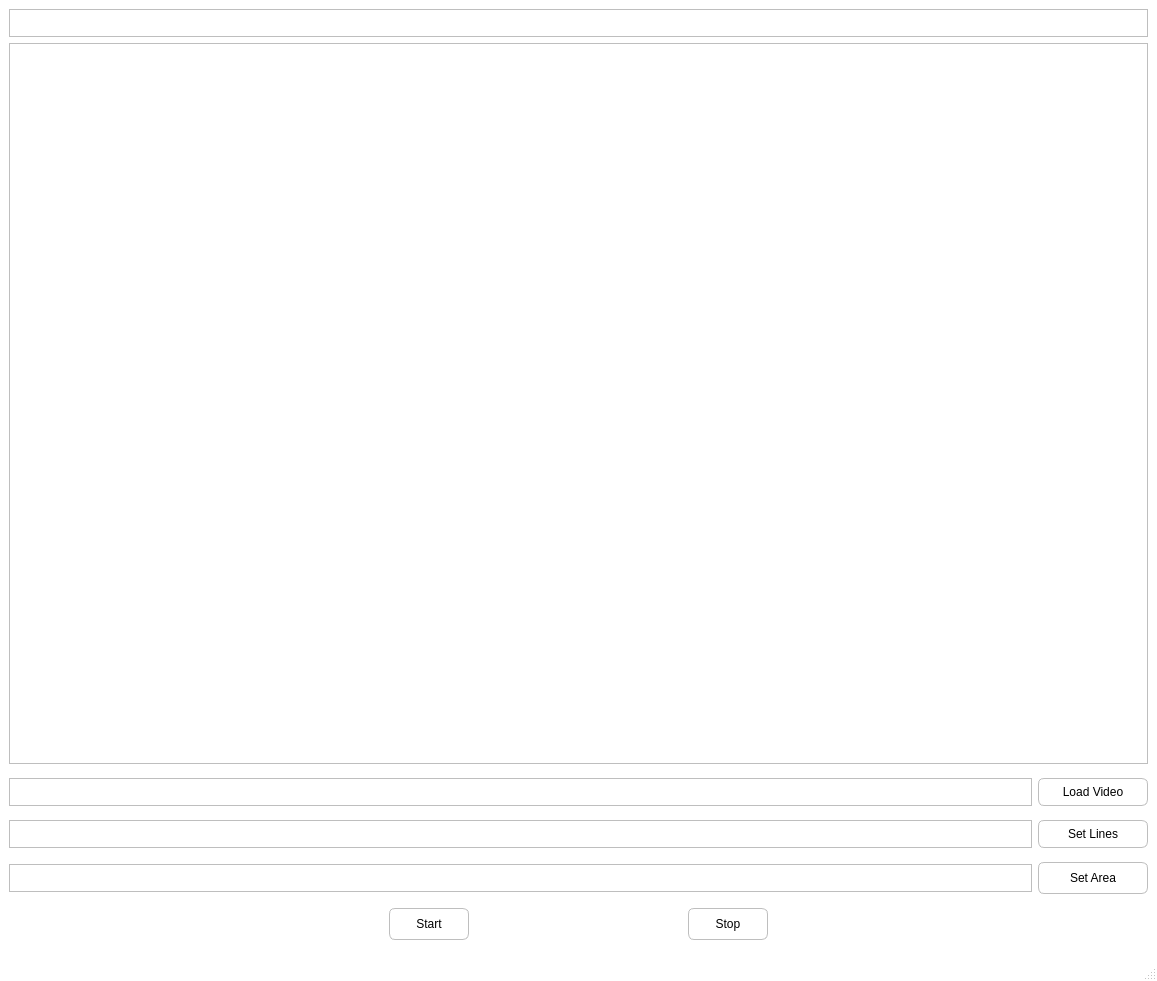
<?xml version="1.0" encoding="UTF-8"?>
<ui version="4.0">
 <class>MainWindow</class>
 <widget class="QMainWindow" name="MainWindow">
  <property name="geometry">
   <rect>
    <x>0</x>
    <y>0</y>
    <width>1157</width>
    <height>981</height>
   </rect>
  </property>
  <property name="windowTitle">
   <string>主窗口</string>
  </property>
  <property name="styleSheet">
   <string notr="true">QWidget#MainWindow {
	background: #fff;
}</string>
  </property>
  <widget class="QWidget" name="centralwidget">
   <layout class="QVBoxLayout" name="verticalLayout_3">
    <item>
     <layout class="QVBoxLayout" name="verticalLayout">
      <item>
       <widget class="QLineEdit" name="lineEdit">
        <property name="minimumSize">
         <size>
          <width>0</width>
          <height>28</height>
         </size>
        </property>
        <property name="maximumSize">
         <size>
          <width>16777215</width>
          <height>28</height>
         </size>
        </property>
        <property name="styleSheet">
         <string notr="true">QWidget#lineEdit {
	border: 1px solid #BEBEBE;
}</string>
        </property>
       </widget>
      </item>
      <item>
       <widget class="QLabel" name="l_imageArea">
        <property name="minimumSize">
         <size>
          <width>400</width>
          <height>225</height>
         </size>
        </property>
        <property name="styleSheet">
         <string notr="true">QWidget#l_imageArea {
	border: 1px solid #BEBEBE;
}</string>
        </property>
        <property name="text">
         <string/>
        </property>
       </widget>
      </item>
     </layout>
    </item>
    <item>
     <widget class="QFrame" name="frame_2">
      <property name="minimumSize">
       <size>
        <width>0</width>
        <height>180</height>
       </size>
      </property>
      <property name="maximumSize">
       <size>
        <width>167777</width>
        <height>180</height>
       </size>
      </property>
      <property name="styleSheet">
       <string notr="true">QWidget#frame_2 {
	border: 0;
}</string>
      </property>
      <property name="frameShape">
       <enum>QFrame::StyledPanel</enum>
      </property>
      <property name="frameShadow">
       <enum>QFrame::Raised</enum>
      </property>
      <layout class="QVBoxLayout" name="verticalLayout_2">
       <property name="leftMargin">
        <number>0</number>
       </property>
       <property name="topMargin">
        <number>0</number>
       </property>
       <property name="rightMargin">
        <number>0</number>
       </property>
       <property name="bottomMargin">
        <number>0</number>
       </property>
       <item>
        <layout class="QHBoxLayout" name="horizontalLayout">
         <item>
          <widget class="QLineEdit" name="loadVideoLineEdit">
           <property name="minimumSize">
            <size>
             <width>0</width>
             <height>28</height>
            </size>
           </property>
           <property name="maximumSize">
            <size>
             <width>16777215</width>
             <height>28</height>
            </size>
           </property>
           <property name="styleSheet">
            <string notr="true">QWidget#loadVideoLineEdit {
	border: 1px solid #BEBEBE;
}</string>
           </property>
          </widget>
         </item>
         <item>
          <widget class="QPushButton" name="loadVideoButton">
           <property name="minimumSize">
            <size>
             <width>110</width>
             <height>28</height>
            </size>
           </property>
           <property name="maximumSize">
            <size>
             <width>110</width>
             <height>28</height>
            </size>
           </property>
           <property name="cursor">
            <cursorShape>PointingHandCursor</cursorShape>
           </property>
           <property name="styleSheet">
            <string notr="true">QWidget#loadVideoButton {
	background: #fff;
	border-radius: 6px;
	border: 1px solid #BEBEBE;
}
QWidget#loadVideoButton:hover {
	border: 1px solid #476dbe;
	background: #476dbe;
    color: #FFF;
}
</string>
           </property>
           <property name="text">
            <string>Load Video</string>
           </property>
          </widget>
         </item>
        </layout>
       </item>
       <item>
        <layout class="QHBoxLayout" name="horizontalLayout_3">
         <item>
          <widget class="QLineEdit" name="setLinesLineEdit">
           <property name="minimumSize">
            <size>
             <width>0</width>
             <height>28</height>
            </size>
           </property>
           <property name="maximumSize">
            <size>
             <width>16777215</width>
             <height>28</height>
            </size>
           </property>
           <property name="styleSheet">
            <string notr="true">QWidget#setLinesLineEdit {
	border: 1px solid #BEBEBE;
}</string>
           </property>
          </widget>
         </item>
         <item>
          <widget class="QPushButton" name="setLinesButton">
           <property name="minimumSize">
            <size>
             <width>110</width>
             <height>28</height>
            </size>
           </property>
           <property name="maximumSize">
            <size>
             <width>110</width>
             <height>28</height>
            </size>
           </property>
           <property name="cursor">
            <cursorShape>PointingHandCursor</cursorShape>
           </property>
           <property name="styleSheet">
            <string notr="true">QWidget#setLinesButton {
	background: #fff;
	border-radius: 6px;
	border: 1px solid #BEBEBE;
}
QWidget#setLinesButton:hover {
	border: 1px solid #476dbe;
	background: #476dbe;
    color: #FFF;
}</string>
           </property>
           <property name="text">
            <string>Set Lines</string>
           </property>
          </widget>
         </item>
        </layout>
       </item>
       <item>
        <layout class="QHBoxLayout" name="horizontalLayout_2">
         <item>
          <widget class="QLineEdit" name="setAreaLlineEdit">
           <property name="minimumSize">
            <size>
             <width>0</width>
             <height>28</height>
            </size>
           </property>
           <property name="maximumSize">
            <size>
             <width>16777215</width>
             <height>28</height>
            </size>
           </property>
           <property name="styleSheet">
            <string notr="true">QWidget#setAreaLlineEdit {
	border: 1px solid #BEBEBE;
}</string>
           </property>
          </widget>
         </item>
         <item>
          <widget class="QPushButton" name="setAreaButton">
           <property name="minimumSize">
            <size>
             <width>110</width>
             <height>32</height>
            </size>
           </property>
           <property name="maximumSize">
            <size>
             <width>110</width>
             <height>32</height>
            </size>
           </property>
           <property name="cursor">
            <cursorShape>PointingHandCursor</cursorShape>
           </property>
           <property name="styleSheet">
            <string notr="true">QWidget#setAreaButton {
	background: #fff;
	border-radius: 6px;
	border: 1px solid #BEBEBE;
}
QWidget#setAreaButton:hover {
	border: 1px solid #476dbe;
	background: #476dbe;
    color: #FFF;
}</string>
           </property>
           <property name="text">
            <string>Set Area</string>
           </property>
          </widget>
         </item>
        </layout>
       </item>
       <item>
        <widget class="QFrame" name="frame_3">
         <property name="minimumSize">
          <size>
           <width>0</width>
           <height>32</height>
          </size>
         </property>
         <property name="maximumSize">
          <size>
           <width>16777215</width>
           <height>32</height>
          </size>
         </property>
         <property name="styleSheet">
          <string notr="true">QWidget#frame_3 {
	border: 0;
}</string>
         </property>
         <property name="frameShape">
          <enum>QFrame::StyledPanel</enum>
         </property>
         <property name="frameShadow">
          <enum>QFrame::Raised</enum>
         </property>
         <layout class="QHBoxLayout" name="horizontalLayout_7">
          <property name="leftMargin">
           <number>0</number>
          </property>
          <property name="topMargin">
           <number>0</number>
          </property>
          <property name="rightMargin">
           <number>0</number>
          </property>
          <property name="bottomMargin">
           <number>0</number>
          </property>
          <item>
           <layout class="QHBoxLayout" name="horizontalLayout_6">
            <property name="bottomMargin">
             <number>10</number>
            </property>
            <item>
             <spacer name="horizontalSpacer_2">
              <property name="orientation">
               <enum>Qt::Horizontal</enum>
              </property>
              <property name="sizeHint" stdset="0">
               <size>
                <width>40</width>
                <height>20</height>
               </size>
              </property>
             </spacer>
            </item>
            <item>
             <layout class="QHBoxLayout" name="horizontalLayout_4">
              <item>
               <widget class="QPushButton" name="startButton">
                <property name="minimumSize">
                 <size>
                  <width>80</width>
                  <height>32</height>
                 </size>
                </property>
                <property name="maximumSize">
                 <size>
                  <width>16777215</width>
                  <height>32</height>
                 </size>
                </property>
                <property name="cursor">
                 <cursorShape>PointingHandCursor</cursorShape>
                </property>
                <property name="styleSheet">
                 <string notr="true">QWidget#startButton {
	background: #fff;
	border-radius: 6px;
	border: 1px solid #BEBEBE;
}
QWidget#startButton:hover {
	border: 1px solid #476dbe;
	background: #476dbe;
    color: #FFF;
}</string>
                </property>
                <property name="text">
                 <string>Start</string>
                </property>
               </widget>
              </item>
              <item>
               <spacer name="horizontalSpacer">
                <property name="orientation">
                 <enum>Qt::Horizontal</enum>
                </property>
                <property name="sizeHint" stdset="0">
                 <size>
                  <width>40</width>
                  <height>20</height>
                 </size>
                </property>
               </spacer>
              </item>
              <item>
               <widget class="QPushButton" name="stopButton">
                <property name="minimumSize">
                 <size>
                  <width>80</width>
                  <height>32</height>
                 </size>
                </property>
                <property name="maximumSize">
                 <size>
                  <width>80</width>
                  <height>32</height>
                 </size>
                </property>
                <property name="cursor">
                 <cursorShape>PointingHandCursor</cursorShape>
                </property>
                <property name="styleSheet">
                 <string notr="true">QWidget#stopButton {
	background: #fff;
	border-radius: 6px;
	border: 1px solid #BEBEBE;
}
QWidget#stopButton:hover {
	border: 1px solid #476dbe;
	background: #476dbe;
    color: #FFF;
}</string>
                </property>
                <property name="text">
                 <string>Stop</string>
                </property>
               </widget>
              </item>
             </layout>
            </item>
            <item>
             <spacer name="horizontalSpacer_3">
              <property name="orientation">
               <enum>Qt::Horizontal</enum>
              </property>
              <property name="sizeHint" stdset="0">
               <size>
                <width>40</width>
                <height>20</height>
               </size>
              </property>
             </spacer>
            </item>
           </layout>
          </item>
         </layout>
        </widget>
       </item>
      </layout>
     </widget>
    </item>
   </layout>
  </widget>
  <widget class="QMenuBar" name="menubar">
   <property name="geometry">
    <rect>
     <x>0</x>
     <y>0</y>
     <width>1157</width>
     <height>24</height>
    </rect>
   </property>
  </widget>
  <widget class="QStatusBar" name="statusbar"/>
 </widget>
 <resources/>
 <connections>
  <connection>
   <sender>startButton</sender>
   <signal>clicked()</signal>
   <receiver>MainWindow</receiver>
   <slot>startClicked()</slot>
   <hints>
    <hint type="sourcelabel">
     <x>429</x>
     <y>889</y>
    </hint>
    <hint type="destinationlabel">
     <x>570</x>
     <y>471</y>
    </hint>
   </hints>
  </connection>
  <connection>
   <sender>stopButton</sender>
   <signal>clicked()</signal>
   <receiver>MainWindow</receiver>
   <slot>stopClicked()</slot>
   <hints>
    <hint type="sourcelabel">
     <x>711</x>
     <y>889</y>
    </hint>
    <hint type="destinationlabel">
     <x>570</x>
     <y>471</y>
    </hint>
   </hints>
  </connection>
  <connection>
   <sender>setAreaButton</sender>
   <signal>clicked()</signal>
   <receiver>MainWindow</receiver>
   <slot>setAreaClicked()</slot>
   <hints>
    <hint type="sourcelabel">
     <x>1072</x>
     <y>836</y>
    </hint>
    <hint type="destinationlabel">
     <x>570</x>
     <y>471</y>
    </hint>
   </hints>
  </connection>
  <connection>
   <sender>setLinesButton</sender>
   <signal>clicked()</signal>
   <receiver>MainWindow</receiver>
   <slot>setLinesClicked()</slot>
   <hints>
    <hint type="sourcelabel">
     <x>1072</x>
     <y>789</y>
    </hint>
    <hint type="destinationlabel">
     <x>570</x>
     <y>471</y>
    </hint>
   </hints>
  </connection>
  <connection>
   <sender>loadVideoButton</sender>
   <signal>clicked()</signal>
   <receiver>MainWindow</receiver>
   <slot>loadVideoClicked()</slot>
   <hints>
    <hint type="sourcelabel">
     <x>1072</x>
     <y>741</y>
    </hint>
    <hint type="destinationlabel">
     <x>570</x>
     <y>471</y>
    </hint>
   </hints>
  </connection>
 </connections>
 <slots>
  <slot>startClicked()</slot>
  <slot>stopClicked()</slot>
  <slot>setAreaClicked()</slot>
  <slot>setLinesClicked()</slot>
  <slot>loadVideoClicked()</slot>
 </slots>
</ui>
